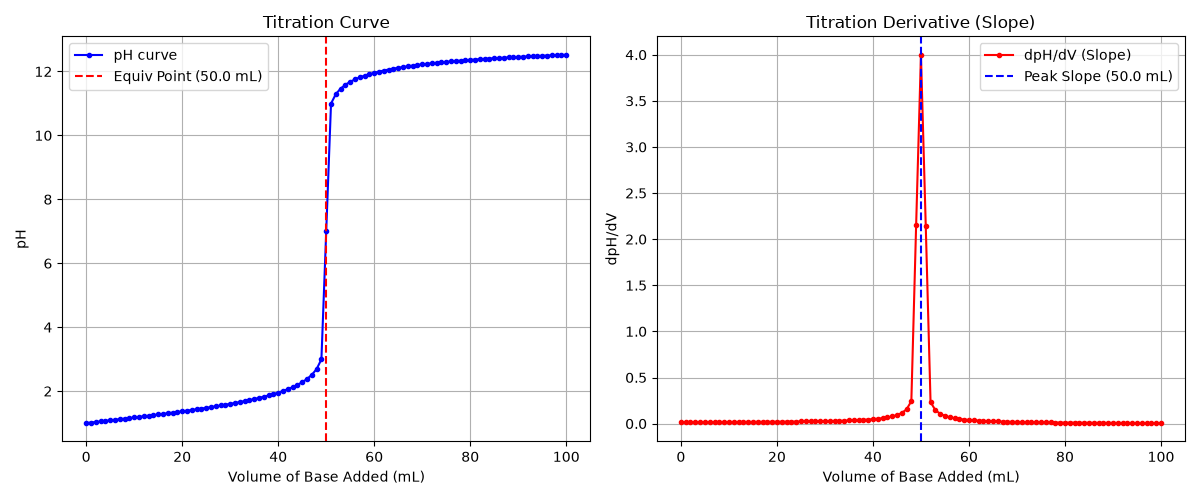

Write the Python code that produced this figure.
"""
PW2 Lab B Part 5 (bonus) -- find a titration's equivalence point.
"""
import numpy as np
import matplotlib.pyplot as plt

# TODO 1: Read titration.csv
V, pH = np.loadtxt("titration.csv", delimiter=",", skiprows=1, unpack=True)

# TODO 2: Compute slope with np.gradient and find peak with np.argmax
dpH_dV = np.gradient(pH, V)
equiv_idx = np.argmax(dpH_dV)
equiv_V = V[equiv_idx]

print(f"Equivalence point volume: {equiv_V:.2f} mL")

# TODO 3: Plot pH curve and slope side by side
fig, (ax1, ax2) = plt.subplots(1, 2, figsize=(12, 5))

# Plot pH vs Volume
ax1.plot(V, pH, "b.-", label="pH curve")
ax1.axvline(equiv_V, color="red", linestyle="--", label=f"Equiv Point ({equiv_V:.1f} mL)")
ax1.set_xlabel("Volume of Base Added (mL)")
ax1.set_ylabel("pH")
ax1.set_title("Titration Curve")
ax1.grid(True)
ax1.legend()

# Plot Slope vs Volume
ax2.plot(V, dpH_dV, "r.-", label="dpH/dV (Slope)")
ax2.axvline(equiv_V, color="blue", linestyle="--", label=f"Peak Slope ({equiv_V:.1f} mL)")
ax2.set_xlabel("Volume of Base Added (mL)")
ax2.set_ylabel("dpH/dV")
ax2.set_title("Titration Derivative (Slope)")
ax2.grid(True)
ax2.legend()

plt.tight_layout()
plt.savefig("titration.png")
print("Saved titration.png successfully.")
